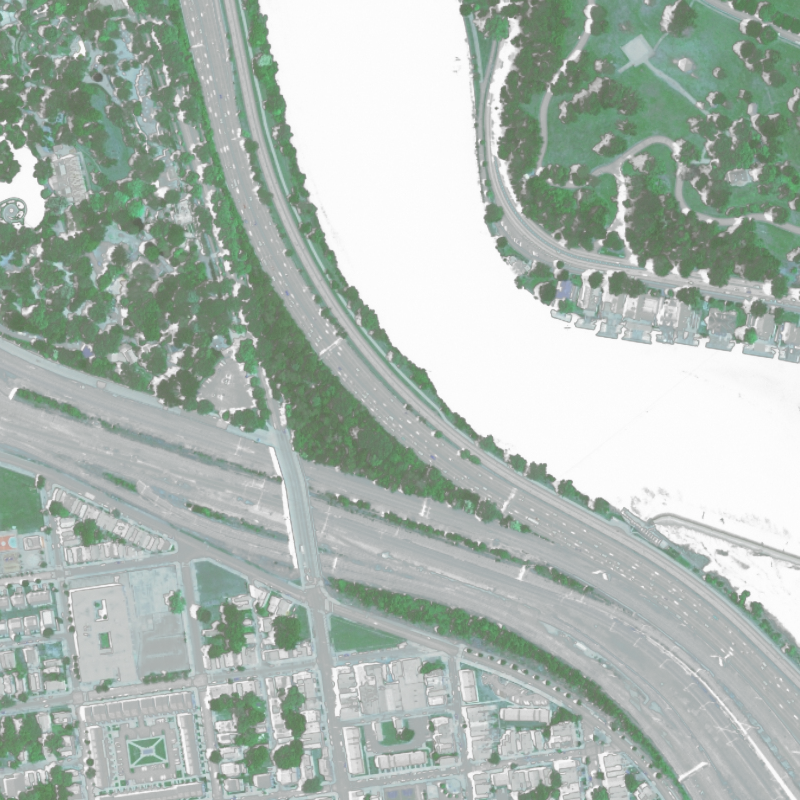
#> input picture NAIP_minis/4800_3200.tif, 800 x 800 px
$ jupyter execute --allow-errors Part01_MaskGeneration.ipynb   (shell and % lines are left out)
#> lines starting #> are read from the running program, lines starting #| are printed output that depends on the picture
[cell 1]
### Spark Imports
from pyspark.sql import SparkSession
from pyspark.sql.types import *
import pyspark.sql.functions as F

#> (the rest of this cell did not finish here and is left out)

[cell 2]
### Spark ML Imports
from pyspark.ml.feature import VectorAssembler
from pyspark.ml.clustering import KMeans
from pyspark.ml.linalg import Vectors

[cell 3]
### Pyhton Imports
import matplotlib.pyplot as plt
from IPython.display import Image
import numpy as np
import pandas as pd
from sklearn import preprocessing
from PIL import Image
from collections import Counter

[cell 4]
# Display parameters
%pylab inline
#> (the rest of this cell did not finish here and is left out)

[cell 5]
# Read image
fileName = "NAIP_minis/4800_3200.tif"
image = Image.open(fileName)
#> image is the input picture: PIL image 800x800 RGBA; mean R, G, B, A 62.7, 79.2, 69.5, 124.3
imageW = image.size[0]
#> imageW = 800
imageH = image.size[1]
#> imageH = 800

# Number of clusters, one for green, one for non-green
K = 2

plt.imshow(image)
#> (this line was passed over: IPython is not available in this run)

[cell 6]
# Initialise dataVector with attribute r,g,b,nir,x,y for each pixel
dataVector = np.ndarray(shape=(imageW * imageH, 6), dtype=float)

# Populate data vector with data from input image
# dataVector has 6 fields: red, green, blue, NIR, x coord, y coord
for y in range(0, imageH):
    for x in range(0, imageW):
        xy = (x, y)
        rgb = image.getpixel(xy)
        dataVector[x + y * imageW, 0] = rgb[0]
        dataVector[x + y * imageW, 1] = rgb[1]
        dataVector[x + y * imageW, 2] = rgb[2]
        dataVector[x + y * imageW, 3] = rgb[3]
        dataVector[x + y * imageW, 4] = x
        dataVector[x + y * imageW, 5] = y

[cell 7]
# NDVI calculation
num = (dataVector[:, 3]-dataVector[:, 0])
den = (dataVector[:, 3]+dataVector[:, 0])
ndvi_array = num / den

[cell 8]
# Convert Numpy array to Pandas Dataframe
temp_df = pd.DataFrame(ndvi_array, columns=list('N'))
#> temp_df = table of 640000 rows and 1 columns
temp_df = temp_df.fillna(0)

#> (a cell that did not finish here is left out)

#> (a cell that did not finish here is left out)

#> (a cell that did not finish here is left out)

#> (a cell that did not finish here is left out)

[cell 13]
clr_lst = ['00FF00', '0000FF', 'FF8C00', 'FF1493', 'FFFFE0', '4B0082']
clr_lst = clr_lst[:K]

[cell 14]
# Convert hex color representations to RGB values
colors = []
for index in range(K):
    rgb = list(int(clr_lst[index][i:i+2], 16) for i in (0, 2 ,4))
    colors.append(rgb)

color = np.array(colors)

#> (a cell that did not finish here is left out)

[cell 16]
# Fill clusters
image = Image.new("RGB", (imageW, imageH))
#> image: PIL image 800x800 RGB; every value is 0

for y in range(imageH):
    for x in range(imageW):
        image.putpixel((x, y), (int(dataVector[y * imageW + x][0]),
                                int(dataVector[y * imageW + x][1]),
                                int(dataVector[y * imageW + x][2])))
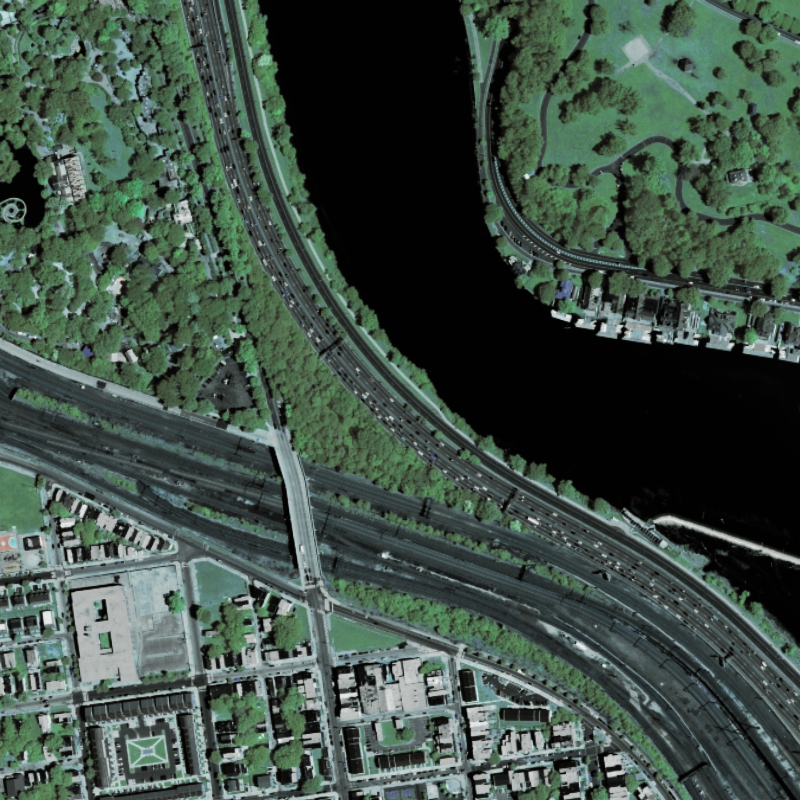
#> image: PIL image 800x800 RGB; mean R, G, B 62.7, 79.2, 69.5

# Display image mask
plt.imshow(image)
#> (this line was passed over: IPython is not available in this run)


$ run again, with NAIP_minis/0_2400.tif copied over NAIP_minis/4800_3200.tif
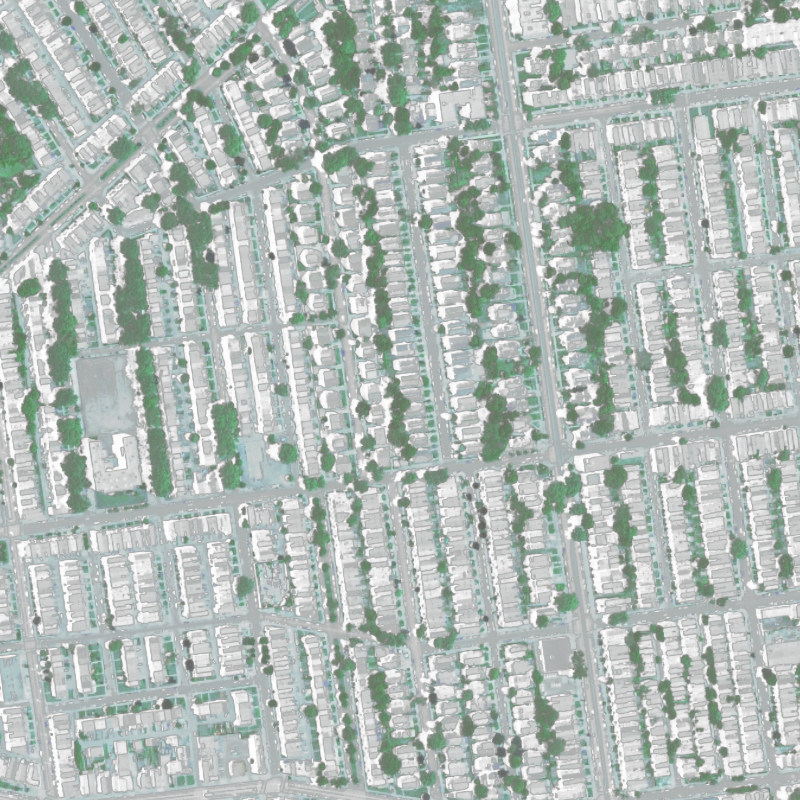
#> input picture NAIP_minis/0_2400.tif, 800 x 800 px
#> image is the input picture: PIL image 800x800 RGBA; mean R, G, B, A 87.5, 101.1, 95.3, 135
#> temp_df = table of 640000 rows and 1 columns
#> after the loop `for y in range(imageH):`:
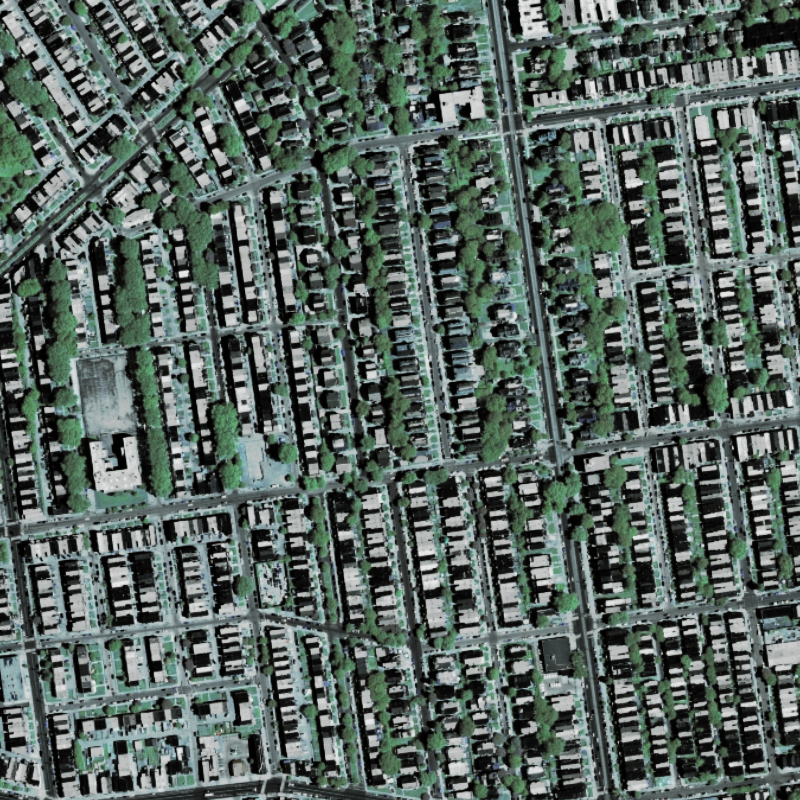
#> image: PIL image 800x800 RGB; mean R, G, B 87.5, 101.1, 95.3

$ run again, with NAIP_minis/800_3200.tif copied over NAIP_minis/4800_3200.tif
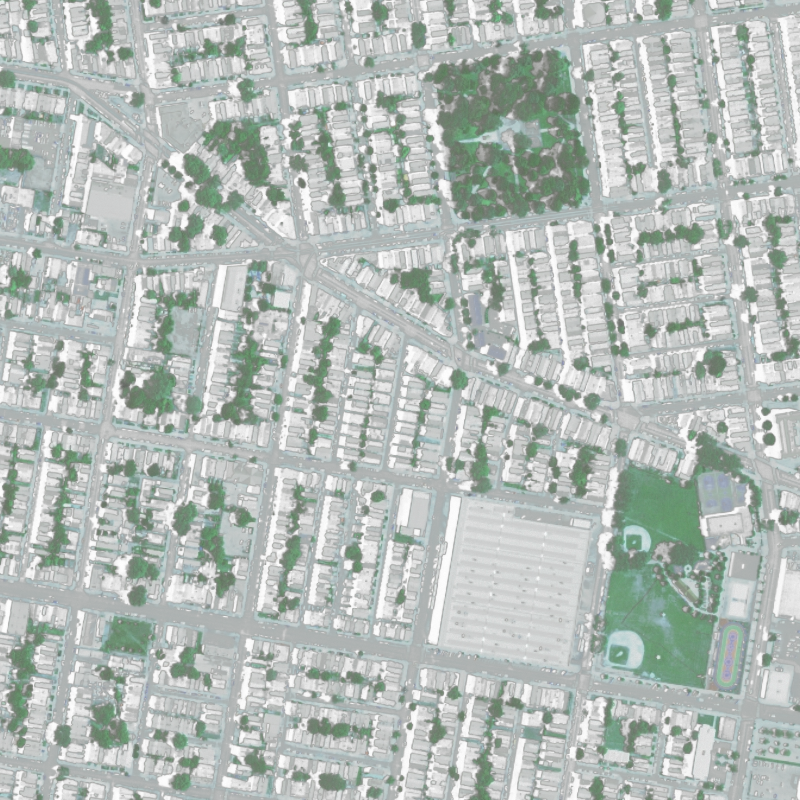
#> input picture NAIP_minis/800_3200.tif, 800 x 800 px
#> image is the input picture: PIL image 800x800 RGBA; mean R, G, B, A 87.2, 99, 93.2, 132.5
#> temp_df = table of 640000 rows and 1 columns
#> after the loop `for y in range(imageH):`:
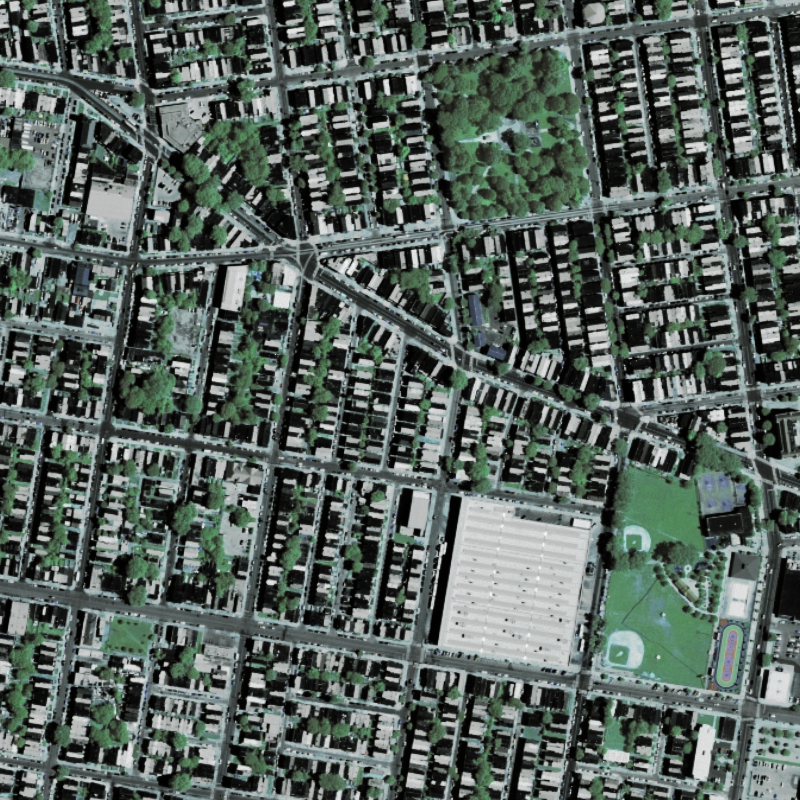
#> image: PIL image 800x800 RGB; mean R, G, B 87.2, 99, 93.2
